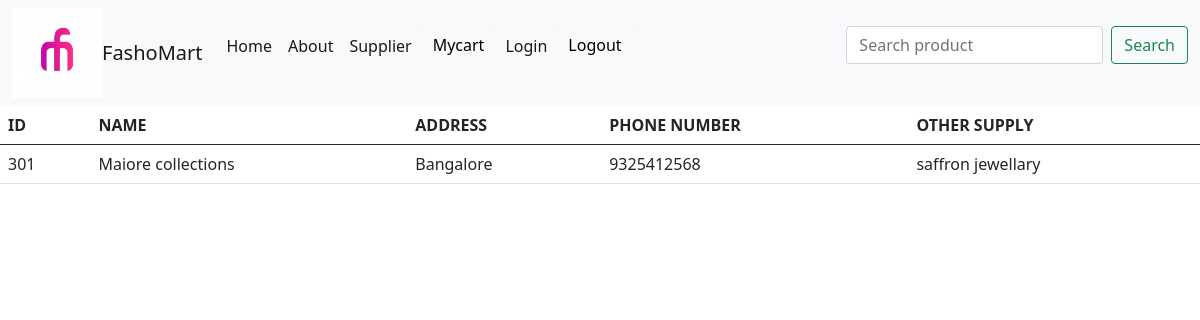
Screenshot of /viewdet3 with the database file from the repository.
### tables this page shows
CREATE TABLE "supdet3" (
	"sid"	INTEGER UNIQUE,
	"sname"	TEXT,
	"saddress"	TEXT,
	"sphone"	INTEGER,
	"othersupply"	TEXT
);

### app.py (the view)
@app.route('/viewdet3', methods=['POST', 'GET'])
def viewdet3():
  conn = sqlite3.connect('JewelManagement.db',check_same_thread=False)
  conn.row_factory = sqlite3.Row
  cur = conn.cursor()
  cur.execute("select * from supdet3")
  rows = cur.fetchall()
  for a in rows:
    print(a)
  return render_template("supdet3.html",rows = rows)

### templates/supdet3.html (shortened to what this page needs)
<html>
    <head>
        <link rel="stylesheet" href="supdet.css">
        <link href="bootstrap.min.css" rel="stylesheet">
        <link href="bootstrap-grid.min.css" rel="stylesheet">
        <link rel="stylesheet" href="https://use.fontawesome.com/releases/v5.7.0/css/all.css"
>
        <link rel="stylesheet" href="{{ url_for('static', filename='css/supdet.css') }}">
        <link rel="stylesheet" href="{{ url_for('static', filename='css/bootstrap.min.css') }}">
        <link rel="stylesheet" href="{{ url_for('static', filename='css/bootstrap-grid.min.css') }}">
    </head>
    <body>
      <nav class="navbar navbar-expand-lg navbar-light bg-light">
        <div class="container-fluid">
            <img src="static\css\logo.jpg" alt="" width="90" height="90" class="d-inline-block align-text-top">
          <a class="navbar-brand" href="{{ url_for('home') }}">FashoMart</a>
          <div class="collapse navbar-collapse" id="navbarScroll">
            <ul class="navbar-nav me-auto my-2 my-lg-0 navbar-nav-scroll" style="--bs-scroll-height: 100px;">
              <li class="nav-item">
                <a class="nav-link active" aria-current="page" href="{{ url_for('home') }}">Home</a>
              </li>
              <li class="nav-item">
                <a class="nav-link active" href="{{ url_for('aboutus') }}">About</a>
              </li>
              <li class="nav-item">
                <a class="nav-link active" href="{{ url_for('supplier') }}">Supplier</a>
              </li>
              <li class="nav-item">
                <form action="newcart"  METHOD="POST">
                  <input type="submit" value="Mycart" class="btn btn-light"></input>
                </form>
              </li>
              <li class="nav-item">
                <a class="nav-link active" href="{{ url_for('login') }}">Login</a>
              </li>
              <li class="nav-item">
                <form action="logout"  METHOD="POST">
                  <input type="submit" value="Logout" class="btn btn-light"></input>
                </form>
              </li>
            </ul>
            <form class="d-flex">
              <input class="form-control me-2" type="search" placeholder="Search product" aria-label="Search">
              <button class="btn btn-outline-success" type="submit">Search</button>
            </form>
          </div>
        </div>
      </nav>
          <form action="viewdet3"  METHOD="POST" >
            <table class="table">
              <thead class="thead-light">
                <tr>
                  <th scope="col">ID</th>
                  <th scope="col">NAME</th>
                  <th scope="col">ADDRESS</th>
                  <th scope="col">PHONE NUMBER</th>
                  <th scope="col">OTHER SUPPLY</th>
                </tr>
              </thead>
              <tbody>
                {% for row in rows %}
                <tr>
                    <td>{{row["sid"]}}</td>
                    <td>{{row["sname"]}}</td>
                    <td>{{row["saddress"]}}</td>
                    <td>{{row["sphone"]}}</td>
                    <td>{{row["othersupply"]}}</td>
                </tr>
                {% endfor %}
              </tbody>
            </table>
            </form>
    </body>
</html>

### rows the page displays
supdet3: sid "301", sname "Maiore collections", saddress "Bangalore", sphone "9325412568", othersupply "saffron jewellary"
